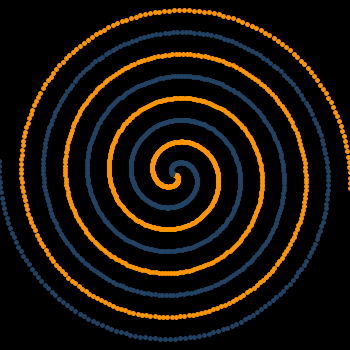
Frame 1 (no input)
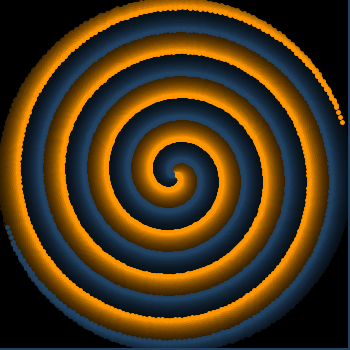
Frame 60 (the mouse pressed at the canvas centre just before this capture)
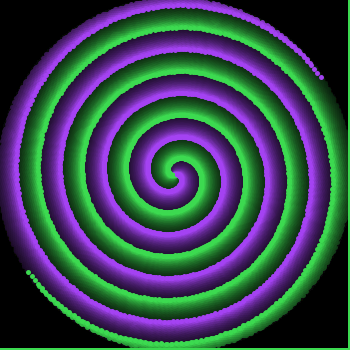
Frame 120 (the mouse held since frame 60 and released just before this capture)

The Processing sketch that drew these frames (run headless with seeded random() and noise(); from frame 60 on, the mouse is pressed at the canvas centre):

// Processing sketch: processing_152698
// ── processing_152698.pde

/*
  Andor Salga
  Feb 2014
  
  Controls:
  mouseClick - change colors
*/

color color1 = color(255,150,0);
color color2 = color(33,66,99);

void setup(){
  size(350,350);
  background(0);
  strokeWeight(5);
}

void mousePressed(){
  background(0);
  color1 = color(random(0,255), random(0,255), random(0,255));
  color2 = color(random(0,255), random(0,255), random(0,255));
}

void draw(){
  fill(0,15);
  rect(-5,-5,width+5, height+5);
  translate(width/2, height/2);
  rotate(frameCount/10.0f);
  for(float i = 0; i < 4 * TWO_PI; i += 0.03){
    float x = i * 7 * cos(i);
    float y = i * 7 * sin(i);
    stroke(color1);
    point(x, y);
    stroke(color2);
    point(-x, -y);
  }
}
